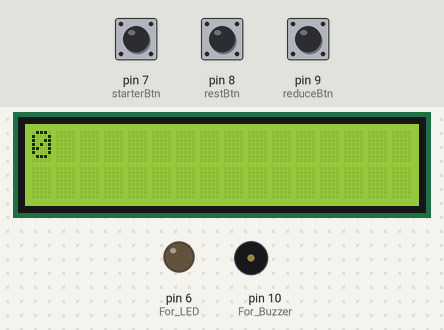
Simulated run of this sketch. Board: Arduino Uno, built with avr-gcc and run on an emulated ATmega328P. Parts: 16×2 character LCD, output pins drawn as LEDs (lit = HIGH), buzzer (waves = sounding, pin HIGH). The inputs (shaded band) are chosen by the test bench; at power-on: pin 8 (restBtn) HIGH, pin 7 (starterBtn) HIGH, pin 9 (reduceBtn) HIGH.

Above: at 1.2 s.
1.3 s: pin 8 (restBtn) pulled LOW for 0.15 s
At 2.8 s:
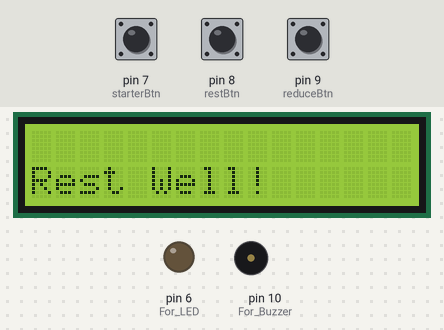
4.4 s: pin 7 (starterBtn) pulled LOW for 0.15 s
At 4.7 s:
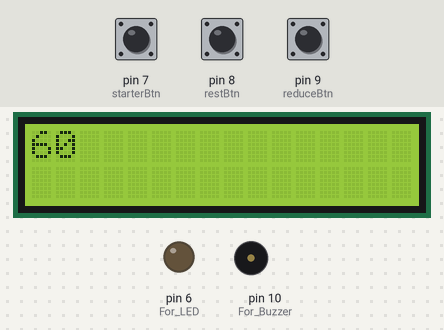
5.1 s: pin 9 (reduceBtn) pulled LOW for 1 s
At 5.4 s:
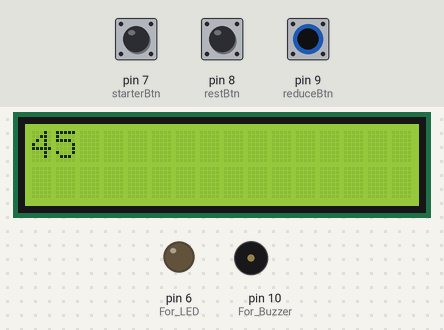
6.7 s: pin 8 (restBtn) pulled LOW for 1 s
At 6.8 s:
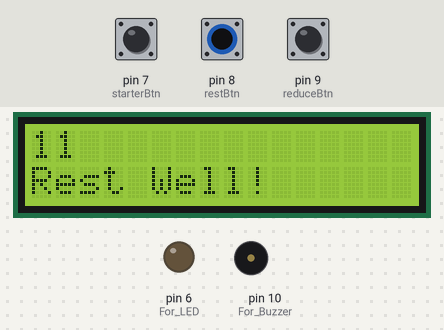
10.7 s: pin 9 (reduceBtn) pulled LOW for 0.15 s
At 11.0 s:
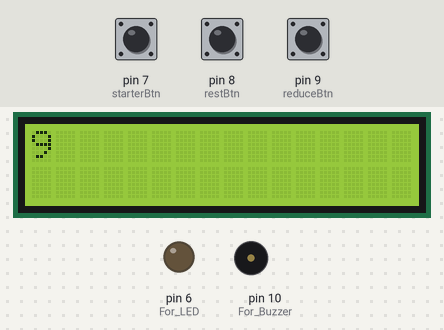
11.4 s: pin 8 (restBtn) pulled LOW for 0.15 s
At 15.1 s:
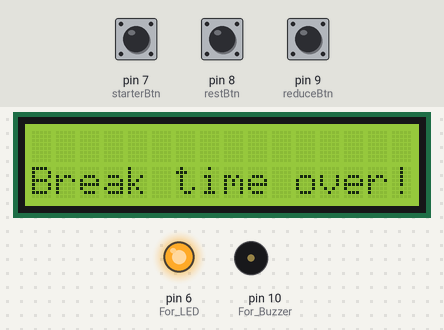
Timing chart, 0 to 15.5 s (numbered marks = the images above; inputs shaded):
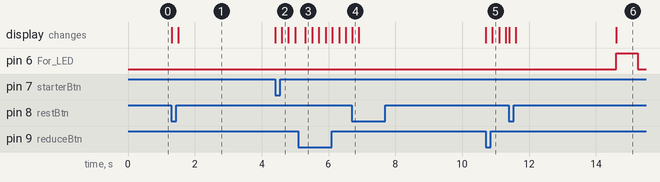

Measured:
- after the input at 1.3 s, the display: first changes at once (image 1 shows a later state)
- after the input at 4.4 s, pin 6 (For_LED): stays LOW (without the input it goes to HIGH after 0.11 s); the display: first changes at once (image 2 shows a later state)
- after the input at 6.7 s, the display: changes at once (image 4)
- after the input at 10.7 s, pin 6 (For_LED): stays LOW (without the input it goes to HIGH after 0.02 s); the display: first changes at once (image 5 shows a later state)
- after the input at 11.4 s, pin 6 (For_LED): LOW → HIGH after 3.2 s, → LOW 0.65 s later; the display: first changes at once (image 6 shows a later state)

The sketch:

PomodoroTimer.ino
```cpp
// include the library code:
#include <LiquidCrystal.h>

// initialize the library by associating any needed LCD interface pin
// with the arduino pin number it is connected to
const int rs = 12, en = 11, d4 = 5, d5 = 4, d6 = 3, d7 = 2;
LiquidCrystal lcd(rs, en, d4, d5, d6, d7);

// Which Pin the buttons are in
int starterBtn = 7;
int reduceBtn = 9;
int restBtn = 8;

// Flags for loop manipulation
int start_flag = 0;
int rest_flag = 0;
int lock_flag = 0;
int buzzer_flag = 0;

// Timer variables
int counter = 0;
int cache_counter = 0;

// Async Timer variables
unsigned long LEDStartTime = 0;
unsigned long buzzerStartTime;
unsigned long startMillis;
unsigned long currentMillis;
const unsigned long second = 200; //In milliseconds

void setup() {
  lcd.begin(16, 2);
  pinMode(10, OUTPUT); // For Buzzer
  pinMode(6, OUTPUT); // For LED
  pinMode(starterBtn, INPUT_PULLUP);
  pinMode(reduceBtn, INPUT_PULLUP);
  pinMode(restBtn, INPUT_PULLUP);
}

void clearRow(byte rowToClear) // Clearing a row of chars
{
  lcd.setCursor(0, rowToClear);
  lcd.print("                ");
}

void showCounter(int num) // Show Counter on LCD
{
  lcd.setCursor(0, 0);
  lcd.print("  ");
  lcd.setCursor(0, 0);
  lcd.print(counter);
}

void loop() {

  currentMillis = millis();  // Get the current "time" (actually the number of milliseconds since the program started)

  if (counter > 0 && counter > 9 && currentMillis - startMillis >= second){
    // Decrements counter every x amount of ms

    counter = counter - 1;

    if (rest_flag == 0) { // Only show timer during work time
      lcd.setCursor(0, 0);
      lcd.print(counter);
    }

    startMillis = currentMillis;  // IMPORTANT to save the start time of counter change
  }
  else if (counter < 10 && counter > 0 && currentMillis - startMillis >= second) {
    // To remove double digits in the counter when below 10

    counter = counter - 1;

    if (rest_flag == 0) { // Only show timer during work time
      lcd.setCursor(0, 0);
      lcd.print("  ");
      lcd.setCursor(0, 0);
      lcd.print(counter);
    }

    startMillis = currentMillis;  // IMPORTANT to save the start time of counter change
  }
  else if (rest_flag == 0) { // Only show timer during work time
    // Prints the current counter value constantly
    lcd.setCursor(0, 0);
  	lcd.print(counter);
  }
  else{
  	lcd.setCursor(0, 0);
  	lcd.print("   ");
  }


  if (counter <= 0 && start_flag == 1 && rest_flag == 0){
  // After counter reaches 0 and user's last button press was one of the work button
    lcd.setCursor(0, 1);
    lcd.print("Take a break!");

    if (buzzer_flag == 0) { // Async counter for buzzer to buzz for short time
      digitalWrite(10, HIGH);
      buzzer_flag = 1;
      buzzerStartTime = millis();
    }

    if (buzzer_flag == 1 && currentMillis - buzzerStartTime >= 600) {
      digitalWrite(10, LOW);
    }
  }
  else if (counter <= 0 && rest_flag == 1) {
  // After counter reaches 0 and user's last button press was break button
  	lcd.setCursor(0, 1);
    lcd.print("Break time over!");

    if (currentMillis - LEDStartTime >= 650) { // Blink LED with 650 delay between on and off
    	LEDStartTime = currentMillis;

        if (digitalRead(6) == LOW) { // Turn LED on if off, off if on
          digitalWrite(6, HIGH);
        }

        else {
          digitalWrite(6, LOW);
        }
    }

  }

  else{ // Constantly turns off LED and Buzzer
    digitalWrite(10, LOW);
    digitalWrite(6, LOW);
  }


  int start_counter = digitalRead(starterBtn);
  // Left most button to reset counter back to the orignal 60
  if (start_counter == LOW){ // Button is pushed
    counter = 60;
    start_flag = 1; // Lets code knows the application can start
    cache_counter = 60; // Resets the cache
    lcd.setCursor(0, 1);
    lcd.print("                    ");
    rest_flag = 0; // Lets code know user wants to work
    buzzer_flag = 0; // Rests the buzzer
    delay(200); // For debounce logic, btn will be registered multiple times without this
    startMillis = millis();  // Initial start time
  }


  int reduce_counter = digitalRead(reduceBtn);
  // Middle button to reduce previous counter by 25%
  if (reduce_counter == LOW){ // Button is pushed
    counter = cache_counter * 0.75;
    cache_counter = counter;
    lcd.setCursor(0, 1);
    lcd.print("                    ");
    rest_flag = 0; // Lets code know user wants to work
    buzzer_flag = 0; // Rests the buzzer
    delay(200); // For debounce logic, btn will be registered multiple times without this
    startMillis = millis();  // Initial start time
  }

  int rest_counter = digitalRead(restBtn);
  // Right most button to let user rest for 15 counters
  if (rest_counter == LOW){ // Button is pushed
    counter = 15; // User is allowed 15 counter of break
    rest_flag = 1; // Lets code know user wants to rest
    buzzer_flag = 0; // Rests the buzzer
    lcd.setCursor(0, 1);
    lcd.print("Rest Well!         ");
    delay(200); // For debounce logic, btn will be registered multiple times without this
    startMillis = millis();  // Initial start time
  }

}
```
